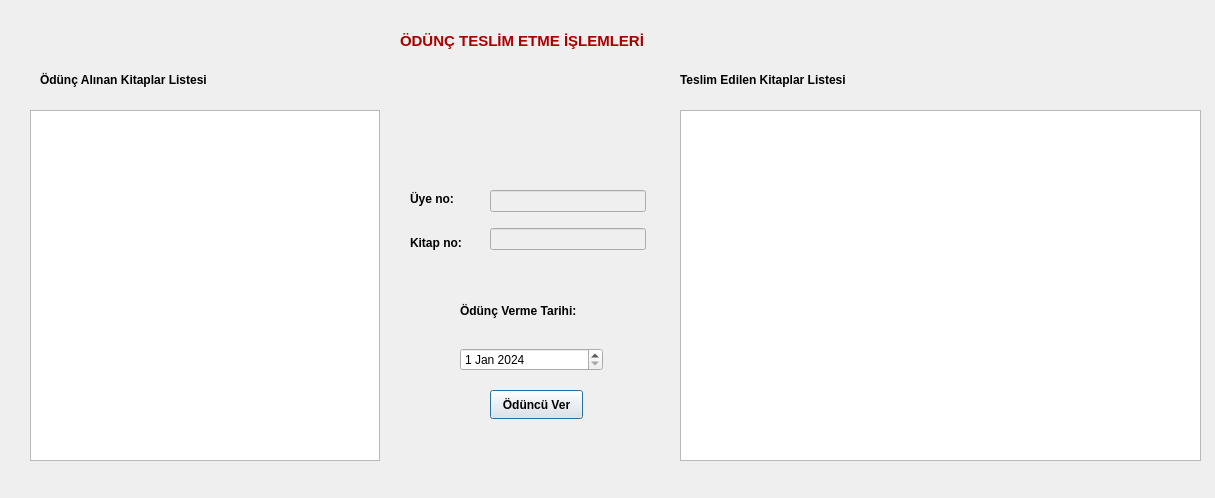
<?xml version="1.0" encoding="UTF-8"?>
<ui version="4.0">
 <class>kitapver</class>
 <widget class="QDialog" name="kitapver">
  <property name="geometry">
   <rect>
    <x>0</x>
    <y>0</y>
    <width>1215</width>
    <height>498</height>
   </rect>
  </property>
  <property name="windowTitle">
   <string>Dialog</string>
  </property>
  <widget class="QTableView" name="tableView_oduncal">
   <property name="geometry">
    <rect>
     <x>30</x>
     <y>110</y>
     <width>350</width>
     <height>351</height>
    </rect>
   </property>
  </widget>
  <widget class="QTableView" name="tableView_oduncver">
   <property name="geometry">
    <rect>
     <x>680</x>
     <y>110</y>
     <width>521</width>
     <height>351</height>
    </rect>
   </property>
  </widget>
  <widget class="QPushButton" name="btn_odunver">
   <property name="geometry">
    <rect>
     <x>490</x>
     <y>390</y>
     <width>93</width>
     <height>29</height>
    </rect>
   </property>
   <property name="font">
    <font>
     <bold>true</bold>
    </font>
   </property>
   <property name="text">
    <string>Ödüncü Ver</string>
   </property>
  </widget>
  <widget class="QLabel" name="label">
   <property name="geometry">
    <rect>
     <x>40</x>
     <y>70</y>
     <width>201</width>
     <height>20</height>
    </rect>
   </property>
   <property name="font">
    <font>
     <bold>true</bold>
    </font>
   </property>
   <property name="text">
    <string>Ödünç Alınan Kitaplar Listesi</string>
   </property>
  </widget>
  <widget class="QLabel" name="label_2">
   <property name="geometry">
    <rect>
     <x>680</x>
     <y>70</y>
     <width>201</width>
     <height>20</height>
    </rect>
   </property>
   <property name="font">
    <font>
     <bold>true</bold>
    </font>
   </property>
   <property name="text">
    <string>Teslim Edilen Kitaplar Listesi</string>
   </property>
  </widget>
  <widget class="QLabel" name="label_6">
   <property name="geometry">
    <rect>
     <x>400</x>
     <y>10</y>
     <width>291</width>
     <height>61</height>
    </rect>
   </property>
   <property name="palette">
    <palette>
     <active>
      <colorrole role="WindowText">
       <brush brushstyle="SolidPattern">
        <color alpha="255">
         <red>170</red>
         <green>0</green>
         <blue>0</blue>
        </color>
       </brush>
      </colorrole>
     </active>
     <inactive>
      <colorrole role="WindowText">
       <brush brushstyle="SolidPattern">
        <color alpha="255">
         <red>170</red>
         <green>0</green>
         <blue>0</blue>
        </color>
       </brush>
      </colorrole>
     </inactive>
     <disabled/>
    </palette>
   </property>
   <property name="font">
    <font>
     <pointsize>11</pointsize>
     <bold>true</bold>
    </font>
   </property>
   <property name="text">
    <string>ÖDÜNÇ TESLİM ETME İŞLEMLERİ</string>
   </property>
  </widget>
  <widget class="QWidget" name="layoutWidget">
   <property name="geometry">
    <rect>
     <x>490</x>
     <y>180</y>
     <width>156</width>
     <height>81</height>
    </rect>
   </property>
   <layout class="QVBoxLayout" name="verticalLayout">
    <item>
     <widget class="QLineEdit" name="lineEdit_uyeno">
      <property name="enabled">
       <bool>false</bool>
      </property>
     </widget>
    </item>
    <item>
     <widget class="QLineEdit" name="lineEdit_kitapno">
      <property name="enabled">
       <bool>false</bool>
      </property>
     </widget>
    </item>
   </layout>
  </widget>
  <widget class="QWidget" name="layoutWidget">
   <property name="geometry">
    <rect>
     <x>410</x>
     <y>180</y>
     <width>65</width>
     <height>81</height>
    </rect>
   </property>
   <layout class="QVBoxLayout" name="verticalLayout_2">
    <item>
     <widget class="QLabel" name="label_3">
      <property name="font">
       <font>
        <bold>true</bold>
       </font>
      </property>
      <property name="text">
       <string>Üye no:</string>
      </property>
     </widget>
    </item>
    <item>
     <widget class="QLabel" name="label_4">
      <property name="font">
       <font>
        <bold>true</bold>
       </font>
      </property>
      <property name="text">
       <string>Kitap no:</string>
      </property>
     </widget>
    </item>
   </layout>
  </widget>
  <widget class="QWidget" name="layoutWidget">
   <property name="geometry">
    <rect>
     <x>460</x>
     <y>280</y>
     <width>143</width>
     <height>91</height>
    </rect>
   </property>
   <layout class="QVBoxLayout" name="verticalLayout_3">
    <item>
     <widget class="QLabel" name="label_5">
      <property name="font">
       <font>
        <bold>true</bold>
       </font>
      </property>
      <property name="text">
       <string>Ödünç Verme Tarihi:</string>
      </property>
     </widget>
    </item>
    <item>
     <widget class="QDateEdit" name="dateEdit">
      <property name="font">
       <font>
        <italic>false</italic>
        <bold>false</bold>
        <underline>false</underline>
       </font>
      </property>
      <property name="cursor">
       <cursorShape>ArrowCursor</cursorShape>
      </property>
      <property name="alignment">
       <set>Qt::AlignLeading|Qt::AlignLeft|Qt::AlignVCenter</set>
      </property>
      <property name="buttonSymbols">
       <enum>QAbstractSpinBox::UpDownArrows</enum>
      </property>
      <property name="dateTime">
       <datetime>
        <hour>21</hour>
        <minute>0</minute>
        <second>0</second>
        <year>2024</year>
        <month>1</month>
        <day>1</day>
       </datetime>
      </property>
      <property name="maximumDateTime">
       <datetime>
        <hour>17</hour>
        <minute>59</minute>
        <second>59</second>
        <year>2030</year>
        <month>12</month>
        <day>31</day>
       </datetime>
      </property>
      <property name="minimumDateTime">
       <datetime>
        <hour>20</hour>
        <minute>0</minute>
        <second>0</second>
        <year>2020</year>
        <month>9</month>
        <day>13</day>
       </datetime>
      </property>
     </widget>
    </item>
   </layout>
  </widget>
 </widget>
 <resources/>
 <connections/>
</ui>
